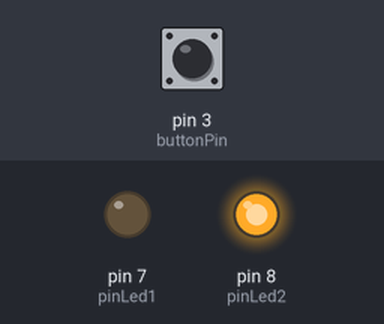
The sketch below on a simulated Arduino Uno, built with avr-gcc and run on an emulated ATmega328P. Shown: output pins drawn as LEDs (lit = HIGH). Inputs (shaded band) come from the test bench; at power-on: pin 3 (buttonPin) LOW.

Above: at 1.2 s.
1.3 s: pin 3 (buttonPin) pulled HIGH for 0.15 s
At 4.22 s:
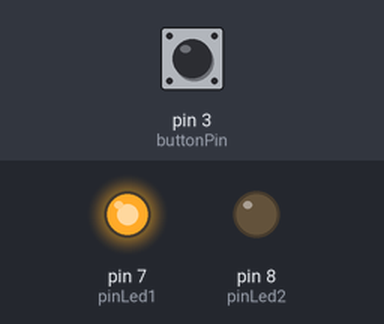
4.4 s: pin 3 (buttonPin) pulled HIGH for 3.2 s
At 4.9 s:
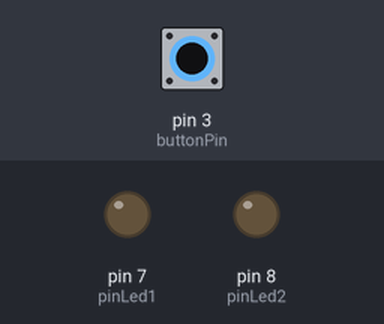
9.1 s: pin 3 (buttonPin) pulled HIGH for 1 s
At 11.0 s:
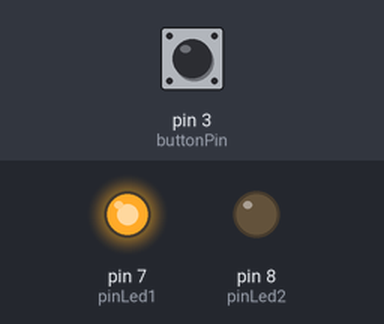
Timing chart, 0 to 17.3 s (numbered marks = the images above; inputs shaded):
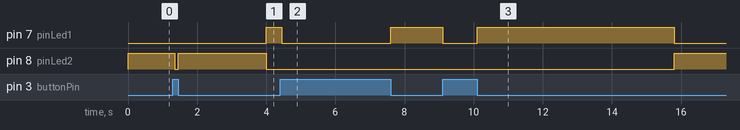

Measured:
- after the input at 1.3 s, pin 8 (pinLed2): HIGH → LOW after 0.05 s instead of 2.6 s
- after the input at 4.4 s, pin 7 (pinLed1): HIGH → LOW after 0.05 s, → HIGH 3.1 s later
- after the input at 9.1 s, pin 7 (pinLed1): HIGH → LOW after 0.00 s instead of 5.7 s; pin 8 (pinLed2): LOW → HIGH after 6.7 s instead of 5.7 s

The sketch:

_2_Led_pulsation.ino
```cpp
int pinLed1 = 7; // the number of the red Led pin
int pinLed2 = 8; // the number of the yellow Led pin
int buttonPin = 3; // the number of the pushbutton pin
int brightnessLed1 = 0; // how bright the red LED
int brightnessLed2 = 255; // how bright the yellow LED
int fadeAmount = 5; // how many points to fade the Led
int buttonState = 0; // variable for reading the pushbutton status

void setup() {
  pinMode(pinLed1, OUTPUT);  // initialize the LED pin as an output
  pinMode(pinLed2, OUTPUT);  // initialize the LED pin as an output
  pinMode(buttonPin, INPUT); // initialize the pushbutton pin as an input
}

void loop() {
  int buttonState = digitalRead(buttonPin); // read the state of the pushbutton value
 switch (buttonState) {                     // switch two options
   case 1:                                  // option 1
   digitalWrite( pinLed1, 0);               // turn red LED off
   digitalWrite( pinLed2, 0);               // turn yellow LED off
   break;
   case 0:                                  // option 0
   analogWrite( pinLed1, brightnessLed1);   // set the brightness of pin 7
   analogWrite( pinLed2, brightnessLed2);   // set the brightness of pin 8

   brightnessLed1 = brightnessLed1 + fadeAmount; // change the brightness of Leds
   brightnessLed2 = brightnessLed2 - fadeAmount; // for next time through the loop

   if (brightnessLed1 == 0 || brightnessLed1 == 255){ // reverse the direction of the
   fadeAmount = -fadeAmount;                          // fading at the ends of the fade
   }
   delay(150); // wait for 150 milliseconds to see the dimming effect
   break;
   }
  }
```
